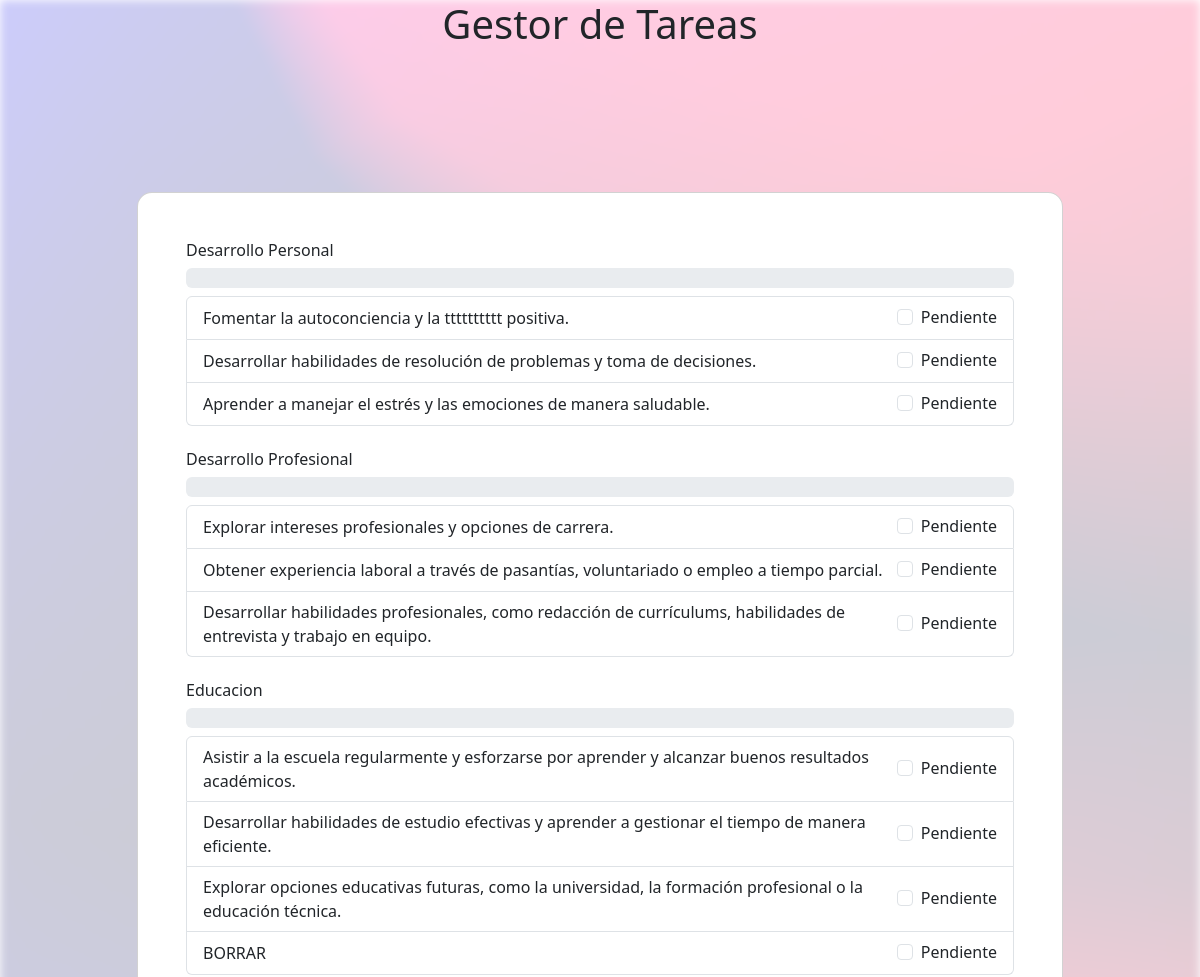
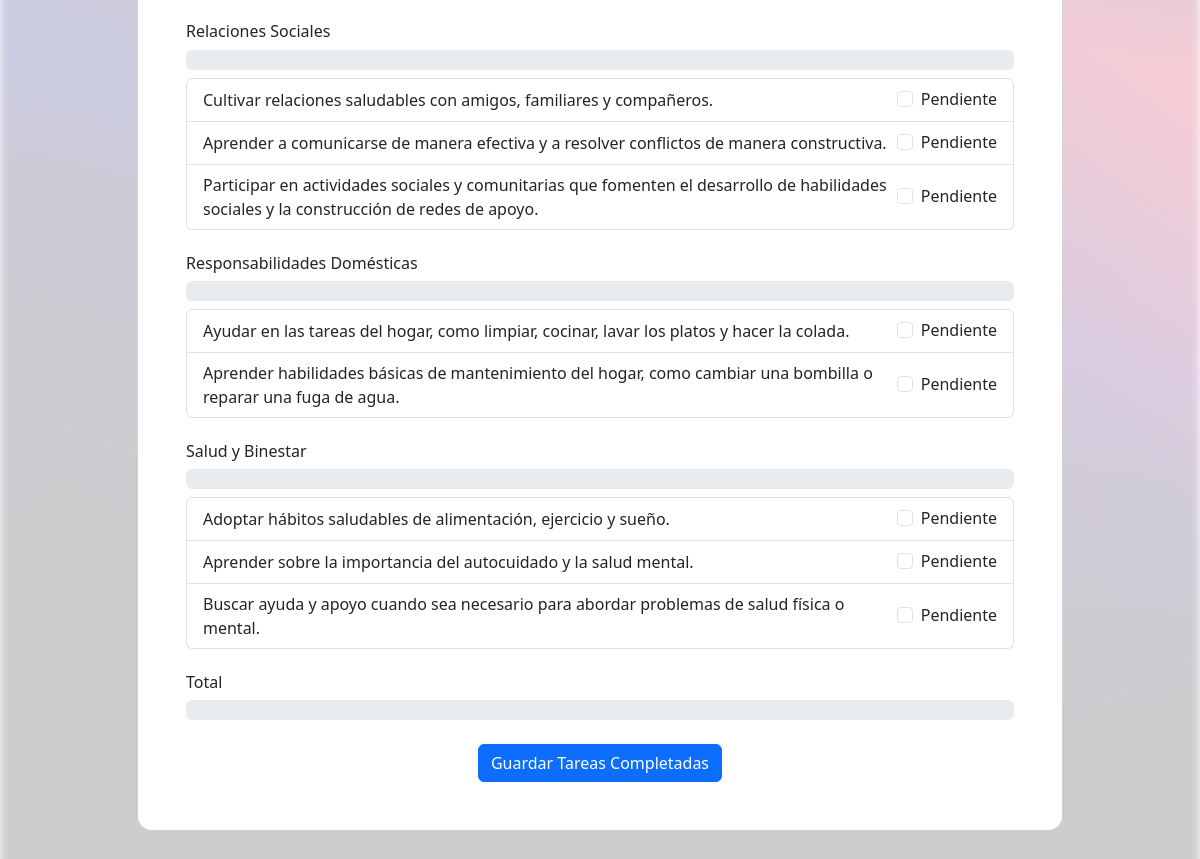
The app's page /indexCli.php with its own data (2 pictures, top to bottom).
### tables this page shows
CREATE TABLE `tareas_predeterminadas` (
  `id` int(11) NOT NULL,
  `categoria_id` int(11) DEFAULT NULL,
  `descripcion` text NOT NULL
);

### indexCli.php (the view, shortened to what this page needs)
<!DOCTYPE html>
<html lang="es">
<head>
    <link rel="stylesheet" href="https://cdnjs.cloudflare.com/ajax/libs/font-awesome/6.0.0/css/all.min.css">
    <link href="https://cdn.jsdelivr.net/npm/bootstrap@5.3.2/dist/css/bootstrap.min.css" rel="stylesheet">
    <link rel="stylesheet" href="CSS/style.css">
</head>
<body>
<div class="content-container">
    <center> <h1>Gestor de Tareas</h1></center>
    <form id="tareasForm" method="post" action="Model/MActualizarEstadoTarea.php">
    <section class="vh-100" >
        <div class="container py-5 h-100">
            <div class="row d-flex justify-content-center align-items-center h-100">
                <div class="col col-xl-10">
                    <div class="card" style="border-radius: 15px;">
                        <div class="card-body p-5">
                            <?php
                            include("Config/conexion.php");
                            $usuarioId = $_SESSION['usuario_id'] ?? 0;
                            $sql = "SELECT tp.id, tp.descripcion, c.nombre AS categoria_nombre, IFNULL(tu.estado, 'pendiente') AS estado
                                    FROM tareas_predeterminadas tp
                                    INNER JOIN categorias c ON tp.categoria_id = c.id
                                    LEFT JOIN tareas_usuario tu ON tu.tarea_predeterminada_id = tp.id AND tu.usuario_id = $usuarioId
                                    ORDER BY c.nombre, tp.id";
                            $resultado = mysqli_query($conexion, $sql);
                            $tareasPorCategoria = [];
                            while ($fila = mysqli_fetch_assoc($resultado)) {
                                $tareasPorCategoria[$fila['categoria_nombre']][] = $fila;
                            }
                            foreach ($tareasPorCategoria as $categoria => $tareas) {
                                echo '<h6>' . htmlspecialchars($categoria) . '</h6>';
                                echo '<div class="progress mb-2" style="height: 20px;">';
                                echo '</div>';
                                echo '<ul id="categoria_' . htmlspecialchars(str_replace(' ', '_', $categoria)) . '" class="list-group mb-4">';
                                foreach ($tareas as $tarea) {
                                    $checked = $tarea['estado'] == 'completada' ? 'checked' : '';
                                    $estadoTexto = $tarea['estado'] == 'completada' ? 'Completada' : 'Pendiente';
                                    echo '<li class="list-group-item d-flex justify-content-between align-items-center">';
                                    echo htmlspecialchars($tarea['descripcion']);
                                    echo '<div class="form-check">';
                                    echo '<input class="form-check-input tarea-checkbox" type="checkbox" name="tareas[' . $tarea['id'] . ']" id="tarea_' . $tarea['id'] . '" ' . $checked . ' data-categoria="' . htmlspecialchars($categoria) . '">';
                                    echo '<label class="form-check-label" for="tarea_' . $tarea['id'] . '">' . $estadoTexto . '</label>';
                                    echo '</div>';
                                    echo '</li>';
                                }
                                echo '</ul>';
                            }
                            ?>
                            <h6>Total</h6>
                            <div id="progress_total" class="progress" style="height: 20px;">
                            </div>
                            <br>
                            <center><button type="submit" id="enviarTareasBtn" class="btn btn-primary">Guardar Tareas Completadas</button></center>
                        </div>
                    </div>
                </div>
            </div>
        </div>
    </section>
    </form>
    </div>

### CSS/style.css (style rules this page uses)
.list-group-item { display: flex; justify-content: space-between; align-items: center; }

### indexCli.php (style rules this page uses)
body, html { height: 100%; margin: 0; }
.content-container { position: relative; background-color: rgba(255, 255, 255, 0.8); overflow: auto; height: 100%; }

### records on screen
tareas_predeterminadas: descripcion "Fomentar la autoconciencia y la tttttttttt positiva.", estadoTexto "Pendiente"
tareas_predeterminadas: descripcion "Desarrollar habilidades de resolución de problemas y toma de decisiones.", estadoTexto "Pendiente"
tareas_predeterminadas: descripcion "Aprender a manejar el estrés y las emociones de manera saludable.", estadoTexto "Pendiente"
tareas_predeterminadas: descripcion "Explorar intereses profesionales y opciones de carrera.", estadoTexto "Pendiente"
tareas_predeterminadas: descripcion "Obtener experiencia laboral a través de pasantías, voluntariado o empleo a tiempo parcial.", estadoTexto "Pendiente"
tareas_predeterminadas: descripcion "Desarrollar habilidades profesionales, como redacción de currículums, habilidades de entrevista y trabajo en equipo.", estadoTexto "Pendiente"
tareas_predeterminadas: descripcion "Asistir a la escuela regularmente y esforzarse por aprender y alcanzar buenos resultados académicos.", estadoTexto "Pendiente"
tareas_predeterminadas: descripcion "Desarrollar habilidades de estudio efectivas y aprender a gestionar el tiempo de manera eficiente.", estadoTexto "Pendiente"
tareas_predeterminadas: descripcion "Explorar opciones educativas futuras, como la universidad, la formación profesional o la educación técnica.", estadoTexto "Pendiente"
tareas_predeterminadas: descripcion "BORRAR", estadoTexto "Pendiente"
tareas_predeterminadas: descripcion "Cultivar relaciones saludables con amigos, familiares y compañeros.", estadoTexto "Pendiente"
tareas_predeterminadas: descripcion "Aprender a comunicarse de manera efectiva y a resolver conflictos de manera constructiva.", estadoTexto "Pendiente"
tareas_predeterminadas: descripcion "Participar en actividades sociales y comunitarias que fomenten el desarrollo de habilidades sociales y la construcción de redes de apoyo.", estadoTexto "Pendiente"
tareas_predeterminadas: descripcion "Ayudar en las tareas del hogar, como limpiar, cocinar, lavar los platos y hacer la colada.", estadoTexto "Pendiente"
tareas_predeterminadas: descripcion "Aprender habilidades básicas de mantenimiento del hogar, como cambiar una bombilla o reparar una fuga de agua.", estadoTexto "Pendiente"
tareas_predeterminadas: descripcion "Adoptar hábitos saludables de alimentación, ejercicio y sueño.", estadoTexto "Pendiente"
tareas_predeterminadas: descripcion "Aprender sobre la importancia del autocuidado y la salud mental.", estadoTexto "Pendiente"
tareas_predeterminadas: descripcion "Buscar ayuda y apoyo cuando sea necesario para abordar problemas de salud física o mental.", estadoTexto "Pendiente"

### other values on screen
$categoria "Desarrollo Personal"
$categoria "Desarrollo Profesional"
$categoria "Educacion"
$categoria "Relaciones Sociales"
$categoria "Responsabilidades Domésticas"
$categoria "Salud y Binestar"
